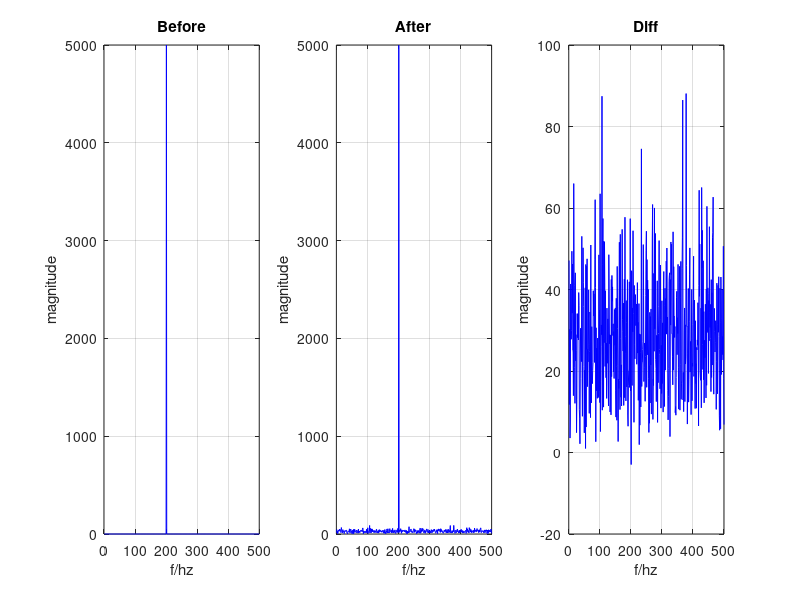

Here is the MATLAB script that generated this plot:
%% add white noise to sine sequence
clear;
close all;
clc;
%% generate sine sequence-add white nois-FFT
f1 = 200;%signal frequency
fs = 1000;%sampling rate
T = 1/fs;%sampling period

n = 1*T:T:1000*T;

x = 10*sin(2*pi*f1*n);

n = randn(1,1000);
xn = x+n;

Y = abs(fft(x));
YN = abs(fft(xn));

Yd = YN-Y;%diff

subplot(1,3,1);plot(Y(1:500),'color','b');title("Before");xlabel("f/hz");ylabel("magnitude");grid on;
subplot(1,3,2);plot(YN(1:500),'color','b');title("After");xlabel("f/hz");ylabel("magnitude");grid on;
subplot(1,3,3);plot(Yd(1:500),'color','b');title("Diff");xlabel("f/hz");ylabel("magnitude");grid on;


